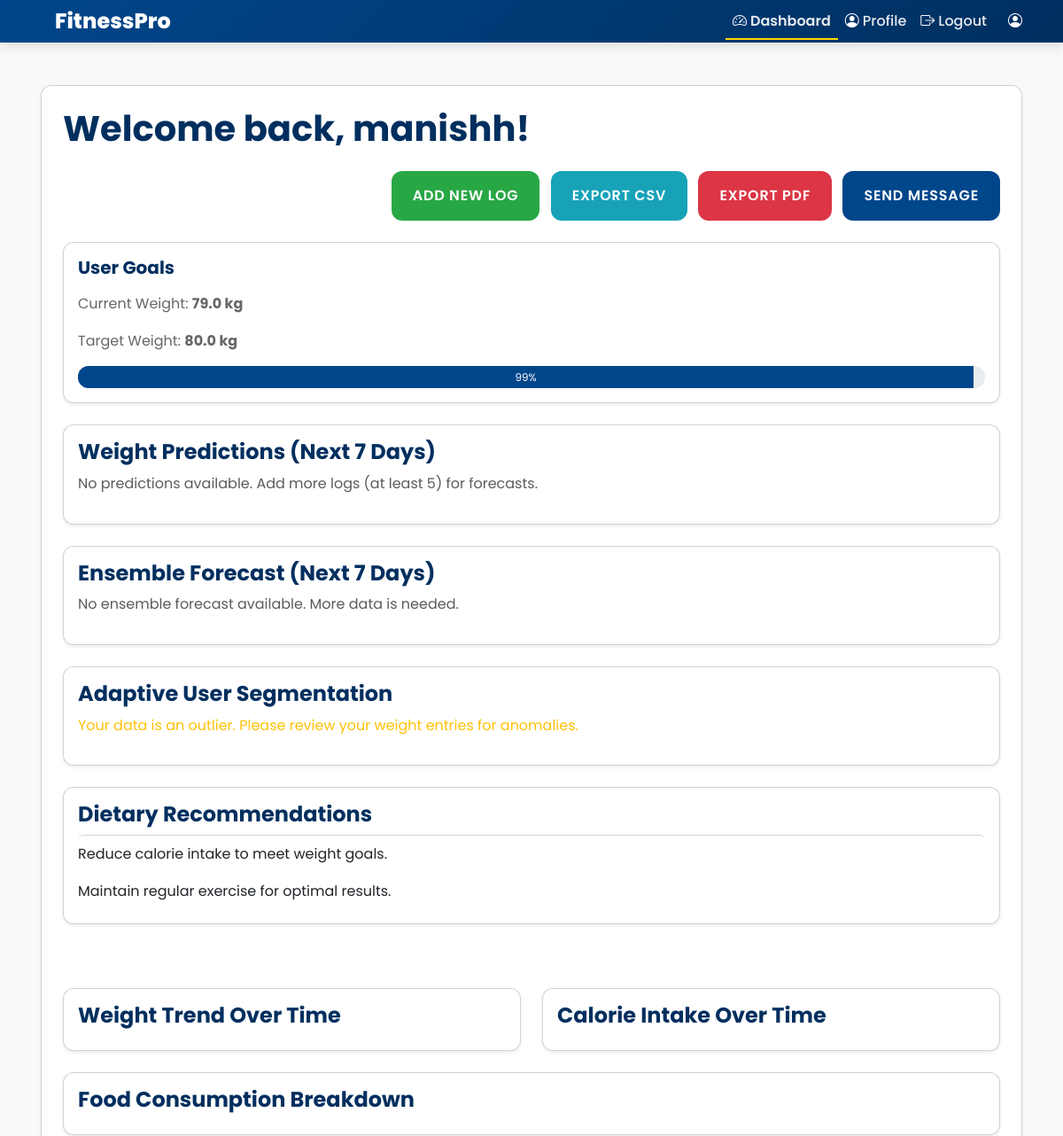
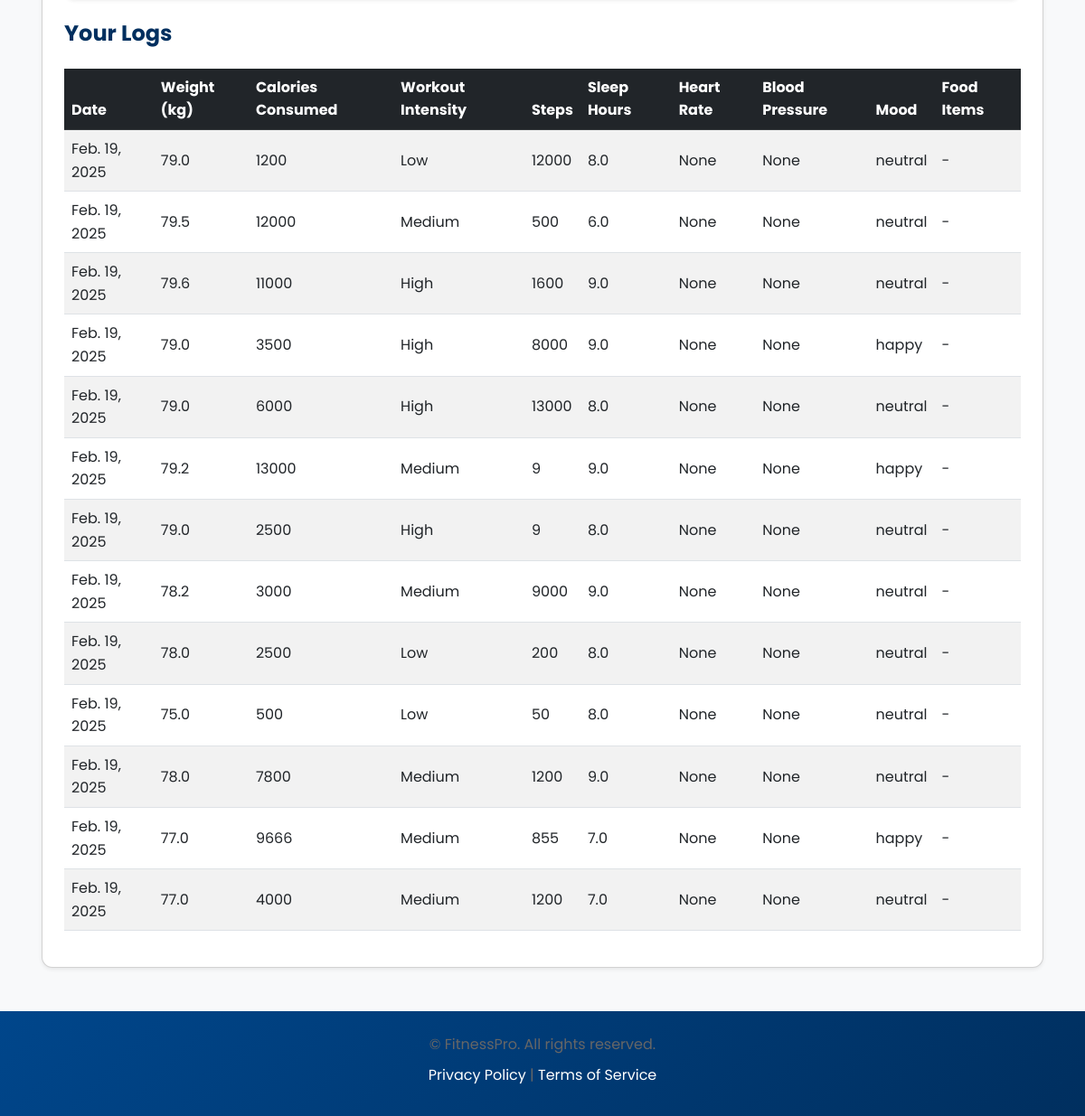
The page /dashboard/ (signed in) on the database its author committed (2 pictures, top to bottom).
### monitoring_app/models.py (models this page shows, shortened)
class WeightLog(models.Model):
    user = models.ForeignKey(User, on_delete=models.CASCADE, related_name='weight_logs')
    date = models.DateField(auto_now_add=True)
    weight = models.FloatField(validators=[MinValueValidator(0)])
    calories_consumed = models.IntegerField(default=0, validators=[MinValueValidator(0)])
    workout_intensity = models.CharField(max_length=50, choices=[('low', 'Low'), ('medium', 'Medium'), ('high', 'High')], default='low')
    steps = models.IntegerField(default=0, validators=[MinValueValidator(0)])
    sleep_hours = models.FloatField(validators=[MinValueValidator(0), MaxValueValidator(24)])
    heart_rate = models.IntegerField(null=True, blank=True, validators=[MinValueValidator(0)])
    blood_pressure = models.CharField(max_length=10, null=True, blank=True)
    mood = models.CharField(max_length=50, choices=[('happy', 'Happy'), ('neutral', 'Neutral'), ('sad', 'Sad')], default='neutral')
    class Meta:
        ordering = ['-date']

class UserProfile(models.Model):
    user = models.OneToOneField(User, on_delete=models.CASCADE, related_name='userprofile')
    height = models.FloatField(null=True, blank=True, validators=[MinValueValidator(0)])
    target_weight = models.FloatField(null=True, blank=True, validators=[MinValueValidator(0)])
    profile_picture = models.ImageField(upload_to='profiles/', blank=True, null=True)
    bio = models.TextField(blank=True)
    friends = models.ManyToManyField('self', blank=True)

### monitoring_app/views.py (the view, shortened to what this page needs)
# urls.py: path('dashboard/', dashboard, name='dashboard'),
@login_required
def dashboard(request):
    user = request.user
    try:
        profile = UserProfile.objects.get(user=user)
    except ObjectDoesNotExist:
        profile = UserProfile.objects.create(user=user)
    try:
        logs = WeightLog.objects.filter(user=user).order_by('-date')
    except Exception as e:
        logs = WeightLog.objects.none()
    dates = [log.date.strftime('%Y-%m-%d') for log in logs] if logs.exists() else []
    weights = [log.weight for log in logs] if logs.exists() else []
    calories = [log.calories_consumed for log in logs] if logs.exists() else []
    food_data = FoodConsumption.objects.filter(log__in=logs).values('food_item__name').annotate(total_quantity=Sum('quantity')) if logs.exists() else []
    food_labels = [item['food_item__name'] for item in food_data] if food_data else []
    food_values = [item['total_quantity'] for item in food_data] if food_data else []
    predictions, accuracy = CustomAccurateFitnessAlgorithms.predict_future_weights(user.id) if weights else ([], 0.0)
    all_users = User.objects.all()
    user_ids = [u.id for u in all_users]
    clusters = CustomAccurateFitnessAlgorithms.segment_users_adaptive_clustering(user_ids) if user_ids else {}
    user_cluster = clusters.get(user.id, -1) if user.id in clusters else -1
    ensemble_forecast = CustomAccurateFitnessAlgorithms.forecast_weights_ensemble(user.id) if weights else []
    current_weight = weights[0] if weights else 0
    target_weight = profile.target_weight if profile.target_weight else 0
    progress_percentage = 0
    if target_weight != 0 and current_weight is not None:
        progress_percentage = (current_weight / target_weight) * 100
    else:
        progress_percentage = 0
    recommendations = []
    if logs.exists():
        avg_calories = sum(calories) / len(calories) if calories else 0
        if avg_calories < 1500:
            recommendations.append("Increase calorie intake for better energy.")
        elif avg_calories > 2500:
            recommendations.append("Reduce calorie intake to meet weight goals.")
        recommendations.append("Maintain regular exercise for optimal results.")
    context = {
        'logs': logs,
        'current_weight': current_weight,
        'target_weight': target_weight,
        'progress_percentage': progress_percentage,
        'recommendations': recommendations,
        'dates': dates,
        'weights': weights,
        'calories': calories,
        'food_consumption_data': {'labels': food_labels, 'values': food_values},
        'predictions': predictions,
        'ensemble_forecast': ensemble_forecast,
        'clusters': user_cluster,
        'prediction_accuracy': accuracy,
    }
    return render(request, 'dashboard.html', context)

### monitoring_app/templates/dashboard.html (shortened to what this page needs)
{% extends 'base.html' %}
{% block content %}
<div class="container mt-5">
    <div class="card p-4 shadow-sm animate-slideUp">
        <h1 class="text-3xl font-bold mb-4">Welcome back, {{ user.username }}!</h1>
        <div class="d-flex justify-content-between mb-4">
            <div>
                <a href="{% url 'add_log' %}" class="btn btn-success me-2">Add New Log</a>
                <a href="{% url 'export_csv' %}" class="btn btn-info me-2">Export CSV</a>
                <a href="{% url 'export_pdf' %}" class="btn btn-danger me-2">Export PDF</a>
                <a href="{% url 'send_message' %}" class="btn btn-primary">Send Message</a>
            </div>
        </div>
        <div class="card mb-4 p-3 shadow-sm">
            <h4 class="mb-3">User Goals</h4>
            <p>Current Weight: <strong>{{ current_weight }} kg</strong></p>
            <p>Target Weight: <strong>{{ target_weight }} kg</strong></p>
            <div class="progress" style="height: 25px;">
                <div class="progress-bar bg-blue-600" role="progressbar" style="width: {{ progress_percentage }}%;" aria-valuenow="{{ current_weight }}" aria-valuemin="0" aria-valuemax="{{ target_weight }}">{{ progress_percentage|floatformat:0 }}%</div>
            </div>
        </div>
        <div class="card p-3 shadow-sm mb-4">
            <h3 class="mb-2">Weight Predictions (Next 7 Days)</h3>
            {% if predictions %}
                <ul class="list-group">
                    {% for pred_date, pred_weight, lower_bound, upper_bound in predictions %}
                        <li class="list-group-item">
                            Date: {{ pred_date }} - Predicted: ~{{ pred_weight|floatformat:1 }} kg
                            (99% CI: [{{ lower_bound|floatformat:1 }}, {{ upper_bound|floatformat:1 }}])
                        </li>
                    {% endfor %}
                </ul>
                <p class="mt-2 text-muted">Confidence Score: {{ confidence|floatformat:3 }}</p>
            {% else %}
                <p class="text-muted">No predictions available. Add more logs (at least 5) for forecasts.</p>
            {% endif %}
        </div>
        <div class="card p-3 shadow-sm mb-4">
            <h3 class="mb-2">Ensemble Forecast (Next 7 Days)</h3>
            {% if ensemble_forecast %}
                <ul class="list-group">
                    {% for forecast in ensemble_forecast %}
                        <li class="list-group-item">Forecasted Weight: ~{{ forecast|floatformat:1 }} kg</li>
                    {% endfor %}
                </ul>
            {% else %}
                <p class="text-muted">No ensemble forecast available. More data is needed.</p>
            {% endif %}
        </div>
        <div class="card p-3 shadow-sm mb-4">
            <h3 class="mb-2">Adaptive User Segmentation</h3>
            {% if clusters == -1 %}
                <p class="text-warning">Your data is an outlier. Please review your weight entries for anomalies.</p>
            {% elif clusters is not none %}
                <p>Your weight data is grouped in cluster: {{ clusters }}</p>
            {% else %}
                <p class="text-muted">No clustering data available. Add more weight logs.</p>
            {% endif %}
        </div>
        <div class="card p-3 shadow-sm mb-4">
            <h3 class="mb-2">Dietary Recommendations</h3>
            {% if recommendations %}
                <ul class="list-group">
                    {% for rec in recommendations %}
                        <li class="list-group-item">{{ rec }}</li>
                    {% endfor %}
                </ul>
            {% else %}
                <p class="text-muted">No recommendations available. Please add some activity logs.</p>
            {% endif %}
        </div>
        <div class="row mt-5">
            <div class="col-md-6">
                <div class="card p-3 shadow-sm mb-4">
                    <h3 class="mb-2">Weight Trend Over Time</h3>
                </div>
            </div>
            <div class="col-md-6">
                <div class="card p-3 shadow-sm mb-4">
                    <h3 class="mb-2">Calorie Intake Over Time</h3>
                </div>
            </div>
        </div>
        <div class="card p-3 shadow-sm mb-4">
            <h3 class="mb-2">Food Consumption Breakdown</h3>
        </div>
        <h3 class="mb-4">Your Logs</h3>
        <div class="table-responsive">
            <table class="table table-striped table-hover align-middle">
                <thead class="table-dark">
                    <tr>
                        <th>Date</th>
                        <th>Weight (kg)</th>
                        <th>Calories Consumed</th>
                        <th>Workout Intensity</th>
                        <th>Steps</th>
                        <th>Sleep Hours</th>
                        <th>Heart Rate</th>
                        <th>Blood Pressure</th>
                        <th>Mood</th>
                        <th>Food Items</th>
                    </tr>
                </thead>
                <tbody>
                    {% for log in logs %}
                    <tr>
                        <td>{{ log.date }}</td>
                        <td>{{ log.weight }}</td>
                        <td>{{ log.calories_consumed }}</td>
                        <td>{{ log.get_workout_intensity_display }}</td>
                        <td>{{ log.steps }}</td>
                        <td>{{ log.sleep_hours }}</td>
                        <td>{{ log.heart_rate }}</td>
                        <td>{{ log.blood_pressure }}</td>
                        <td>{{ log.mood }}</td>
                        <td>
                            {% if log.foodconsumption_set.exists %}
                                {% for food in log.foodconsumption_set.all %}
                                    <span class="badge bg-primary">{{ food.food_item.name }} ({{ food.quantity }}g)</span>
                                {% endfor %}
                            {% else %}
                                -
                            {% endif %}
                        </td>
                    </tr>
                    {% endfor %}
                </tbody>
            </table>
        </div>
    </div>
</div>
{% endblock %}

### monitoring_app/templates/base.html (shortened to what this page needs)
<!DOCTYPE html>
<html lang="en">
<head>
    {% load static %}
    <link href="https://cdn.jsdelivr.net/npm/bootstrap@5.3.0/dist/css/bootstrap.min.css" rel="stylesheet">
    <link href="https://cdn.jsdelivr.net/npm/bootstrap-icons@1.10.5/font/bootstrap-icons.css" rel="stylesheet">
    <link rel="stylesheet" href="https://cdnjs.cloudflare.com/ajax/libs/animate.css/4.1.1/animate.min.css">
    <link href="{% static 'css/styles.css' %}" rel="stylesheet">
</head>
<body class="bg-light font-poppins text-gray-800">
    <nav class="navbar navbar-expand-lg navbar-dark py-3" style="background: linear-gradient(135deg, #00468B 0%, #002f5f 100%);">
        <div class="container">
            <a class="navbar-brand text-white" href="{% url 'index' %}">FitnessPro</a>
            <div class="collapse navbar-collapse" id="navMenu">
                <div class="navbar-nav ms-auto align-items-center">
                    {% if user.is_authenticated %}
                        <a class="nav-link{% if request.path == '/dashboard/' %} active{% endif %}" href="{% url 'dashboard' %}" style="color: rgba(255,255,255,0.9);">
                            <i class="bi bi-speedometer2 me-1 text-white"></i>Dashboard
                        </a>
                        <a class="nav-link{% if request.path == '/edit_profile/' %} active{% endif %}" href="{% url 'edit_profile' %}" style="color: rgba(255,255,255,0.9);">
                            <i class="bi bi-person-circle me-1 text-white"></i>Profile
                        </a>
                        <a class="nav-link" href="{% url 'login' %}" style="color: rgba(255,255,255,0.9);">
                            <i class="bi bi-box-arrow-right me-1 text-white"></i>Logout
                        </a>
                        {% with profile=user.userprofile %}
                            {% if profile and profile.profile_picture %}
                                <img src="{% get_static_prefix %}images/{{ profile.profile_picture.url|default:'default-avatar.jpg' }}" alt="{{ user.username }}" class="rounded-circle ms-3" width="40" height="40" onerror="this.src='{% static 'images/default-avatar.jpg' %}'">
                            {% else %}
                                <i class="bi bi-person-circle fa-2x ms-3 text-white"></i>
                            {% endif %}
                        {% endwith %}
                    {% endif %}
                </div>
            </div>
        </div>
    </nav>
    <main>
        {% block content %}{% endblock %}
    </main>
    <footer class="footer mt-5 py-4" style="background: linear-gradient(135deg, #00468B 0%, #002f5f 100%); color: #fff;">
        <div class="container text-center">
            <p>© {{ now|date:"Y" }} FitnessPro. All rights reserved.</p>
            <p>
                <a href="{% url 'index' %}#privacy" class="text-white hover:text-yellow-300">Privacy Policy</a> | <a href="{% url 'index' %}#terms" class="text-white hover:text-yellow-300">Terms of Service</a>
            </p>
        </div>
    </footer>
</body>
</html>

### rows shown on the page
WeightLog: weight "79.0", date "Feb. 19, 2025", calories_consumed "1200", workout_intensity "Low", steps "12000", sleep_hours "8.0", heart_rate "None", blood_pressure "None", mood "neutral"
UserProfile: target_weight "80.0"
WeightLog: date "Feb. 19, 2025", weight "79.5", calories_consumed "12000", workout_intensity "Medium", steps "500", sleep_hours "6.0", heart_rate "None", blood_pressure "None", mood "neutral"
WeightLog: date "Feb. 19, 2025", weight "79.6", calories_consumed "11000", workout_intensity "High", steps "1600", sleep_hours "9.0", heart_rate "None", blood_pressure "None", mood "neutral"
WeightLog: date "Feb. 19, 2025", weight "79.0", calories_consumed "3500", workout_intensity "High", steps "8000", sleep_hours "9.0", heart_rate "None", blood_pressure "None", mood "happy"
WeightLog: date "Feb. 19, 2025", weight "79.0", calories_consumed "6000", workout_intensity "High", steps "13000", sleep_hours "8.0", heart_rate "None", blood_pressure "None", mood "neutral"
WeightLog: date "Feb. 19, 2025", weight "79.2", calories_consumed "13000", workout_intensity "Medium", steps "9", sleep_hours "9.0", heart_rate "None", blood_pressure "None", mood "happy"
WeightLog: date "Feb. 19, 2025", weight "79.0", calories_consumed "2500", workout_intensity "High", steps "9", sleep_hours "8.0", heart_rate "None", blood_pressure "None", mood "neutral"
WeightLog: date "Feb. 19, 2025", weight "78.2", calories_consumed "3000", workout_intensity "Medium", steps "9000", sleep_hours "9.0", heart_rate "None", blood_pressure "None", mood "neutral"
WeightLog: date "Feb. 19, 2025", weight "78.0", calories_consumed "2500", workout_intensity "Low", steps "200", sleep_hours "8.0", heart_rate "None", blood_pressure "None", mood "neutral"
WeightLog: date "Feb. 19, 2025", weight "75.0", calories_consumed "500", workout_intensity "Low", steps "50", sleep_hours "8.0", heart_rate "None", blood_pressure "None", mood "neutral"
WeightLog: date "Feb. 19, 2025", weight "78.0", calories_consumed "7800", workout_intensity "Medium", steps "1200", sleep_hours "9.0", heart_rate "None", blood_pressure "None", mood "neutral"
WeightLog: date "Feb. 19, 2025", weight "77.0", calories_consumed "9666", workout_intensity "Medium", steps "855", sleep_hours "7.0", heart_rate "None", blood_pressure "None", mood "happy"
WeightLog: date "Feb. 19, 2025", weight "77.0", calories_consumed "4000", workout_intensity "Medium", steps "1200", sleep_hours "7.0", heart_rate "None", blood_pressure "None", mood "neutral"

### other values the page prints
{{ user.username }} "manishh"
{{ progress_percentage|floatformat:0 }} "99"
{{ rec }} "Reduce calorie intake to meet weight goals." "Maintain regular exercise for optimal results."
